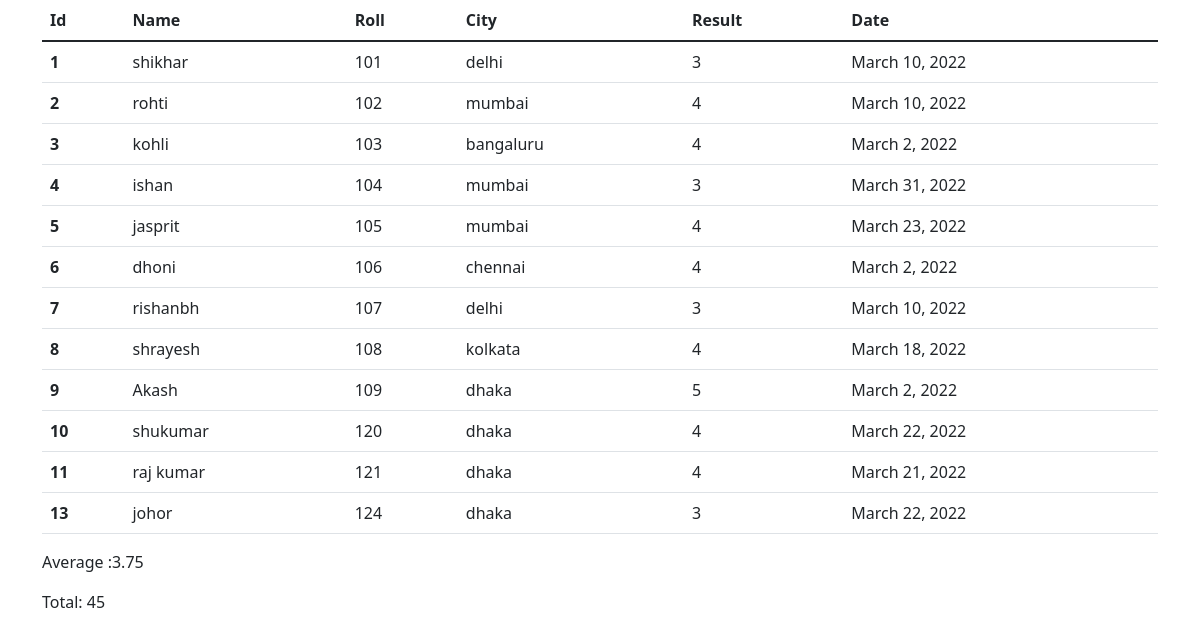
The page / on the database its author committed.
### school/models.py (models this page shows)
class Student(models.Model):
      name = models.CharField(max_length=50)
      roll= models.IntegerField(unique=True, null=False)
      city = models.CharField(max_length=50)
      result= models.IntegerField()
      pass_date= models.DateField()

### school/views.py (the view)
# urls.py: 2. Add a URL to urlpatterns:  path('', views.home, name='home')
def home(request):
      student = Student.objects.all()
      average = student.aggregate(Avg('result'))
      total = student.aggregate(Sum('result'))
      minimum = student.aggregate(Min('result'))
      maximim = student.aggregate(Max('result'))
      count = student.aggregate(Count('result'))
      context={'average':average, 'student':student,'total':total,'minimum':minimum,'maximum':maximim,'count':count}
      return render(request,'school/home.html',context)

### school/templates/school/home.html (shortened to what this page needs)
<!DOCTYPE html>
<html lang="en">
<head>
      <link href="https://cdn.jsdelivr.net/npm/bootstrap@5.1.3/dist/css/bootstrap.min.css" rel="stylesheet">
</head>
<body>
     <div class="container">
      <table class="table">
            <thead>
              <tr>
                <th scope="col">Id</th>
                <th scope="col">Name</th>
                <th scope="col">Roll</th>
                <th scope="col">City</th>
                <th scope="col">Result</th>
                <th scope="col">Date</th>
              </tr>
            </thead>
            <tbody>
             {% for student in student %}
             <tr>
                  <th scope="row">{{student.id}}</th>
                  <td>{{student.name}}</td>
                  <td>{{student.roll}}</td>
                  <td>{{student.city}}</td>
                  <td>{{student.result}}</td>
                  <td>{{student.pass_date}}</td>
                </tr>
             {% endfor %}
            </tbody>
          </table>
          <p>Average :{{average.result__avg}}</p>
          <p>Total: {{total.result__sum}}</p>
     </div>
</body>
</html>

### rows shown on the page
Student: id "1", name "shikhar", roll "101", city "delhi", result "3", pass_date "March 10, 2022"
Student: id "2", name "rohti", roll "102", city "mumbai", result "4", pass_date "March 10, 2022"
Student: id "3", name "kohli", roll "103", city "bangaluru", result "4", pass_date "March 2, 2022"
Student: id "4", name "ishan", roll "104", city "mumbai", result "3", pass_date "March 31, 2022"
Student: id "5", name "jasprit", roll "105", city "mumbai", result "4", pass_date "March 23, 2022"
Student: id "6", name "dhoni", roll "106", city "chennai", result "4", pass_date "March 2, 2022"
Student: id "7", name "rishanbh", roll "107", city "delhi", result "3", pass_date "March 10, 2022"
Student: id "8", name "shrayesh", roll "108", city "kolkata", result "4", pass_date "March 18, 2022"
Student: id "9", name "Akash", roll "109", city "dhaka", result "5", pass_date "March 2, 2022"
Student: id "10", name "shukumar", roll "120", city "dhaka", result "4", pass_date "March 22, 2022"
Student: id "11", name "raj kumar", roll "121", city "dhaka", result "4", pass_date "March 21, 2022"
Student: id "13", name "johor", roll "124", city "dhaka", result "3", pass_date "March 22, 2022"

### other values the page prints
{{ average.result__avg }} "3.75"
{{ total.result__sum }} "45"
